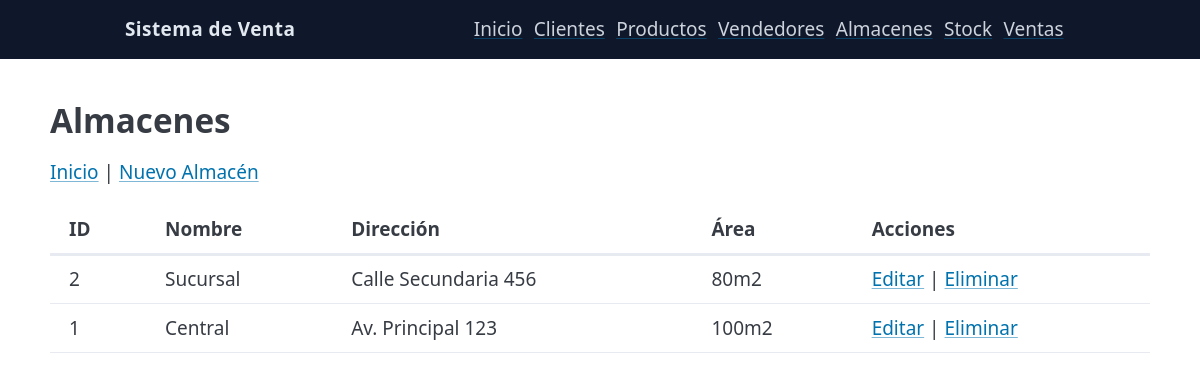
The app's page /almacenes with its own data.
### tables this page shows
CREATE TABLE IF NOT EXISTS almacen (
  idalmacen INT AUTO_INCREMENT PRIMARY KEY,
  nombre VARCHAR(120) NOT NULL,
  direccion VARCHAR(200) NULL,
  area VARCHAR(80) NULL,
  created_at TIMESTAMP DEFAULT CURRENT_TIMESTAMP,
  updated_at TIMESTAMP DEFAULT CURRENT_TIMESTAMP ON UPDATE CURRENT_TIMESTAMP
);

### app/Core/Controller.php (called while the page is built, shortened)
<?php
class Controller
{
    protected function view(string $view, array $data = []): void
    {
        require __DIR__ . '/../Views/layout.php';
    }
}

### app/Controllers/AlmacenesController.php (called while the page is built, shortened)
<?php
class AlmacenesController extends Controller
{
    public function index(): void
    {
        $almacenes = Almacen::all();
        $this->view('almacenes/index', compact('almacenes'));
    }
}

### public/index.php (called while the page is built, shortened)
<?php
spl_autoload_register(function ($class) {
    $prefix = 'App\\';
    $base_dir = __DIR__ . '/../app/';
    $relative_class = substr($class, strlen($prefix));
    $file = $base_dir . str_replace('\\', '/', $relative_class) . '.php';
});
$router = new Router();
$router->get('/', function(){ (new HomeController)->index(); });
$router->get('/clientes', function(){ (new ClientesController)->index(); });
$router->get('/clientes/crear', function(){ (new ClientesController)->create(); });
$router->post('/clientes/guardar', function(){ (new ClientesController)->store(); });
$router->get('/clientes/editar', function(){ (new ClientesController)->edit(); });
$router->post('/clientes/actualizar', function(){ (new ClientesController)->update(); });
$router->get('/clientes/eliminar', function(){ (new ClientesController)->delete(); });
$router->get('/productos', function(){ (new ProductosController)->index(); });
$router->get('/productos/crear', function(){ (new ProductosController)->create(); });
$router->post('/productos/guardar', function(){ (new ProductosController)->store(); });
$router->get('/productos/editar', function(){ (new ProductosController)->edit(); });
$router->post('/productos/actualizar', function(){ (new ProductosController)->update(); });
$router->get('/productos/eliminar', function(){ (new ProductosController)->delete(); });
$router->get('/vendedores', function(){ (new VendedoresController)->index(); });
$router->get('/vendedores/crear', function(){ (new VendedoresController)->create(); });
$router->post('/vendedores/guardar', function(){ (new VendedoresController)->store(); });
$router->get('/vendedores/editar', function(){ (new VendedoresController)->edit(); });
$router->post('/vendedores/actualizar', function(){ (new VendedoresController)->update(); });
$router->get('/vendedores/eliminar', function(){ (new VendedoresController)->delete(); });
$router->get('/almacenes', function(){ (new AlmacenesController)->index(); });
$router->get('/almacenes/crear', function(){ (new AlmacenesController)->create(); });
$router->post('/almacenes/guardar', function(){ (new AlmacenesController)->store(); });
$router->get('/almacenes/editar', function(){ (new AlmacenesController)->edit(); });
$router->post('/almacenes/actualizar', function(){ (new AlmacenesController)->update(); });
$router->get('/almacenes/eliminar', function(){ (new AlmacenesController)->delete(); });
$router->get('/ventas', function(){ (new VentasController)->index(); });
$router->get('/ventas/crear', function(){ (new VentasController)->create(); });
$router->post('/ventas/guardar', function(){ (new VentasController)->store(); });
$router->get('/stock', function(){ (new StockController)->index(); });
$router->get('/stock/crear', function(){ (new StockController)->create(); });
$router->post('/stock/guardar', function(){ (new StockController)->store(); });
$router->dispatch();

### app/Core/Router.php (called while the page is built, shortened)
<?php
class Router
{
    private array $routes = [];
    public function get(string $path, callable $handler): void { $this->routes['GET'][$path] = $handler; }
    public function post(string $path, callable $handler): void { $this->routes['POST'][$path] = $handler; }
    public function dispatch(): void
    {
        $method = $_SERVER['REQUEST_METHOD'] ?? 'GET';
        $uri = parse_url($_SERVER['REQUEST_URI'] ?? '/', PHP_URL_PATH);
        $path = rtrim($uri, '/') ?: '/';
        $handler = $this->routes[$method][$path] ?? null;
        $handler();
    }
}

### config/config.php (called while the page is built)
<?php
return [
    'db' => [
        'host' => '127.0.0.1',
        'port' => '3306',
        'name' => 'sistema_ventas',
        'user' => 'root',
        'pass' => 'admin',
        'charset' => 'utf8mb4',
    ],
    'debug' => true,
];

### app/Core/DB.php (called while the page is built, shortened)
<?php
class DB
{
    private static ?PDO $pdo = null;
    public static function conn(): PDO
    {
        if (self::$pdo === null) {
            $cfg = require __DIR__ . '/../../config/config.php';
            $db = $cfg['db'];
            $dsn = "mysql:host={$db['host']};port={$db['port']};dbname={$db['name']};charset={$db['charset']}";
            try {
                self::$pdo = new PDO($dsn, $db['user'], $db['pass'], [
                    PDO::ATTR_ERRMODE => PDO::ERRMODE_EXCEPTION,
                    PDO::ATTR_DEFAULT_FETCH_MODE => PDO::FETCH_ASSOC,
                ]);
            } catch (PDOException $e) {
                http_response_code(500);
                if (!empty($cfg['debug'])) {
                    exit('DB connection error: ' . $e->getMessage());
                }
                exit('DB connection error.');
            }
        }
        return self::$pdo;
    }
}

### app/Models/Almacen.php (called while the page is built, shortened)
<?php
class Almacen
{
    public static function all(): array
    {
        return DB::conn()->query("SELECT * FROM almacen ORDER BY idalmacen DESC")->fetchAll();
    }
}

### app/Views/almacenes/index.php (the view)
<h2>Almacenes</h2>
<p>
  <a href="/">Inicio</a> |
  <a href="/almacenes/crear">Nuevo Almacén</a>
</p>
<table role="grid">
  <thead>
    <tr>
      <th>ID</th><th>Nombre</th><th>Dirección</th><th>Área</th><th>Acciones</th>
    </tr>
  </thead>
  <tbody>
  <?php foreach ($almacenes as $a): ?>
    <tr>
      <td><?= htmlspecialchars($a['idalmacen']) ?></td>
      <td><?= htmlspecialchars($a['nombre']) ?></td>
      <td><?= htmlspecialchars($a['direccion']) ?></td>
      <td><?= htmlspecialchars($a['area']) ?></td>
      <td>
        <a href="/almacenes/editar?id=<?= $a['idalmacen'] ?>">Editar</a>
        |
        <a href="/almacenes/eliminar?id=<?= $a['idalmacen'] ?>" onclick="return confirm('¿Eliminar?')">Eliminar</a>
      </td>
    </tr>
  <?php endforeach; ?>
  </tbody>
</table>

### app/Views/layout.php (style rules this page uses)
:root { --brand:#2563eb; }
table[role="grid"] th, table[role="grid"] td { vertical-align:middle; }

### records on screen
almacen: idalmacen "2", nombre "Sucursal", direccion "Calle Secundaria 456", area "80m2"
almacen: idalmacen "1", nombre "Central", direccion "Av. Principal 123", area "100m2"
